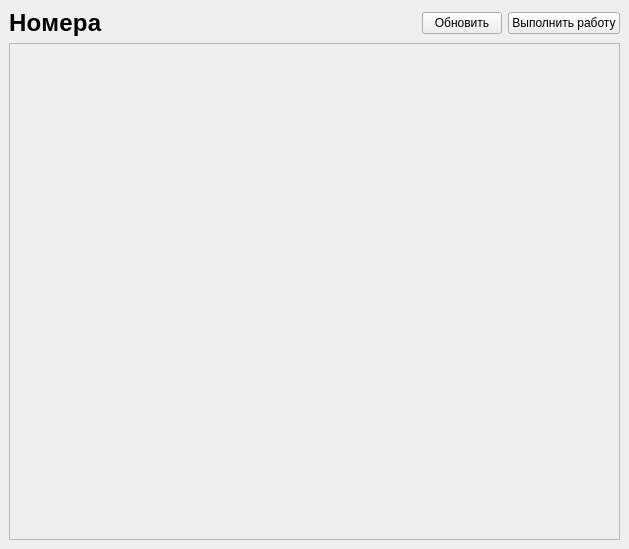
<?xml version="1.0" encoding="UTF-8"?>
<ui version="4.0">
 <class>FormWork</class>
 <widget class="QMainWindow" name="FormWork">
  <property name="geometry">
   <rect>
    <x>0</x>
    <y>0</y>
    <width>629</width>
    <height>549</height>
   </rect>
  </property>
  <property name="windowTitle">
   <string>Form</string>
  </property>
  <widget class="QWidget" name="centralwidget">
   <layout class="QVBoxLayout" name="verticalLayout">
    <item>
     <layout class="QHBoxLayout" name="horizontalLayout_2">
      <item>
       <widget class="QLabel" name="label">
        <property name="styleSheet">
         <string notr="true">font-style: normal;
font-weight: 700;
font-size: 24px;
line-height: 30px;
letter-spacing: 0.3px;
</string>
        </property>
        <property name="text">
         <string>Номера</string>
        </property>
       </widget>
      </item>
      <item>
       <spacer name="horizontalSpacer">
        <property name="orientation">
         <enum>Qt::Horizontal</enum>
        </property>
        <property name="sizeHint" stdset="0">
         <size>
          <width>40</width>
          <height>20</height>
         </size>
        </property>
       </spacer>
      </item>
      <item>
       <layout class="QHBoxLayout" name="horizontalLayout">
        <item>
         <widget class="QPushButton" name="pushButton">
          <property name="text">
           <string>Обновить</string>
          </property>
         </widget>
        </item>
        <item>
         <widget class="QPushButton" name="pushButton_2">
          <property name="text">
           <string>Выполнить работу</string>
          </property>
         </widget>
        </item>
       </layout>
      </item>
     </layout>
    </item>
    <item>
     <widget class="QScrollArea" name="scrollArea">
      <property name="widgetResizable">
       <bool>true</bool>
      </property>
      <widget class="QWidget" name="scrollAreaWidgetContents">
       <property name="geometry">
        <rect>
         <x>0</x>
         <y>0</y>
         <width>605</width>
         <height>484</height>
        </rect>
       </property>
       <layout class="QVBoxLayout" name="verticalLayout_2"/>
      </widget>
     </widget>
    </item>
   </layout>
  </widget>
 </widget>
 <resources/>
 <connections/>
</ui>
